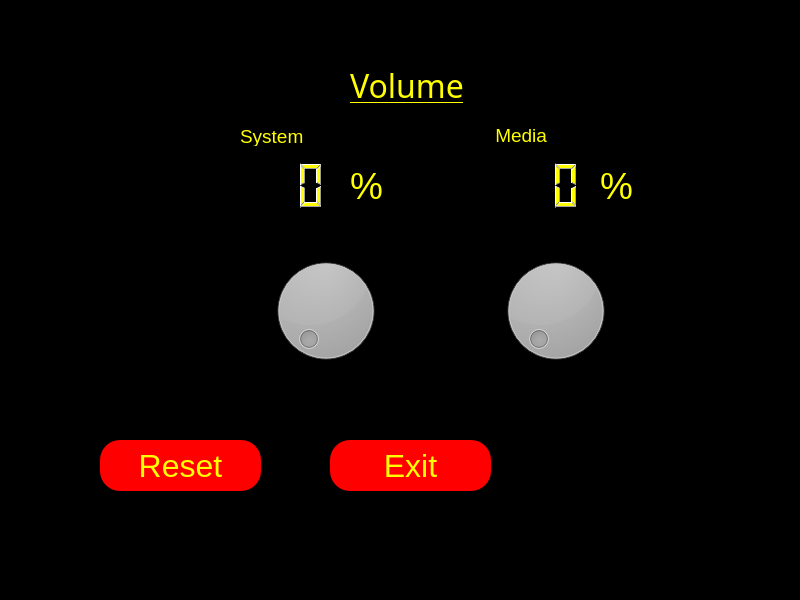
<?xml version="1.0" encoding="UTF-8"?>
<ui version="4.0">
 <class>mainWindow</class>
 <widget class="QMainWindow" name="mainWindow">
  <property name="geometry">
   <rect>
    <x>0</x>
    <y>0</y>
    <width>800</width>
    <height>600</height>
   </rect>
  </property>
  <property name="windowTitle">
   <string>Volume regulator</string>
  </property>
  <property name="windowOpacity">
   <double>200.000000000000000</double>
  </property>
  <property name="styleSheet">
   <string notr="true">background:magneta;
color:yellow;</string>
  </property>
  <widget class="QWidget" name="centralwidget">
   <widget class="QDial" name="dial">
    <property name="geometry">
     <rect>
      <x>260</x>
      <y>250</y>
      <width>131</width>
      <height>121</height>
     </rect>
    </property>
    <property name="styleSheet">
     <string notr="true">background:magneta;
color:yellow;</string>
    </property>
   </widget>
   <widget class="QLCDNumber" name="lcdNumber">
    <property name="geometry">
     <rect>
      <x>190</x>
      <y>160</y>
      <width>141</width>
      <height>51</height>
     </rect>
    </property>
   </widget>
   <widget class="QLabel" name="label">
    <property name="geometry">
     <rect>
      <x>350</x>
      <y>60</y>
      <width>121</width>
      <height>51</height>
     </rect>
    </property>
    <property name="font">
     <font>
      <family>MV Boli</family>
      <pointsize>24</pointsize>
      <underline>true</underline>
      <strikeout>false</strikeout>
     </font>
    </property>
    <property name="text">
     <string>Volume</string>
    </property>
   </widget>
   <widget class="QLCDNumber" name="lcdNumber_3">
    <property name="geometry">
     <rect>
      <x>450</x>
      <y>160</y>
      <width>131</width>
      <height>51</height>
     </rect>
    </property>
   </widget>
   <widget class="QLabel" name="label_2">
    <property name="geometry">
     <rect>
      <x>350</x>
      <y>160</y>
      <width>47</width>
      <height>51</height>
     </rect>
    </property>
    <property name="font">
     <font>
      <pointsize>28</pointsize>
     </font>
    </property>
    <property name="text">
     <string>%</string>
    </property>
   </widget>
   <widget class="QLabel" name="label_3">
    <property name="geometry">
     <rect>
      <x>600</x>
      <y>160</y>
      <width>47</width>
      <height>51</height>
     </rect>
    </property>
    <property name="font">
     <font>
      <pointsize>28</pointsize>
     </font>
    </property>
    <property name="text">
     <string>%</string>
    </property>
   </widget>
   <widget class="QDial" name="dial_2">
    <property name="geometry">
     <rect>
      <x>490</x>
      <y>250</y>
      <width>131</width>
      <height>121</height>
     </rect>
    </property>
    <property name="styleSheet">
     <string notr="true">background:magneta;
color:yellow;</string>
    </property>
   </widget>
   <widget class="QLabel" name="label_4">
    <property name="geometry">
     <rect>
      <x>490</x>
      <y>125</y>
      <width>111</width>
      <height>21</height>
     </rect>
    </property>
    <property name="font">
     <font>
      <pointsize>14</pointsize>
     </font>
    </property>
    <property name="text">
     <string> Media</string>
    </property>
   </widget>
   <widget class="QLabel" name="label_5">
    <property name="geometry">
     <rect>
      <x>240</x>
      <y>126</y>
      <width>71</width>
      <height>20</height>
     </rect>
    </property>
    <property name="font">
     <font>
      <pointsize>14</pointsize>
     </font>
    </property>
    <property name="text">
     <string>System</string>
    </property>
   </widget>
   <widget class="QPushButton" name="pushButton">
    <property name="geometry">
     <rect>
      <x>330</x>
      <y>440</y>
      <width>161</width>
      <height>51</height>
     </rect>
    </property>
    <property name="font">
     <font>
      <pointsize>24</pointsize>
     </font>
    </property>
    <property name="styleSheet">
     <string notr="true">background:red;
border-radius:20px;</string>
    </property>
    <property name="text">
     <string>Exit</string>
    </property>
   </widget>
   <widget class="QPushButton" name="pushButton_2">
    <property name="geometry">
     <rect>
      <x>100</x>
      <y>440</y>
      <width>161</width>
      <height>51</height>
     </rect>
    </property>
    <property name="font">
     <font>
      <pointsize>24</pointsize>
     </font>
    </property>
    <property name="styleSheet">
     <string notr="true">background:red;
border-radius:20px;</string>
    </property>
    <property name="text">
     <string>Reset</string>
    </property>
   </widget>
  </widget>
  <widget class="QMenuBar" name="menubar">
   <property name="geometry">
    <rect>
     <x>0</x>
     <y>0</y>
     <width>800</width>
     <height>21</height>
    </rect>
   </property>
  </widget>
  <widget class="QStatusBar" name="statusbar"/>
 </widget>
 <resources/>
 <connections>
  <connection>
   <sender>dial</sender>
   <signal>sliderMoved(int)</signal>
   <receiver>lcdNumber</receiver>
   <slot>display(int)</slot>
   <hints>
    <hint type="sourcelabel">
     <x>323</x>
     <y>296</y>
    </hint>
    <hint type="destinationlabel">
     <x>330</x>
     <y>214</y>
    </hint>
   </hints>
  </connection>
  <connection>
   <sender>dial_2</sender>
   <signal>sliderMoved(int)</signal>
   <receiver>lcdNumber_3</receiver>
   <slot>display(int)</slot>
   <hints>
    <hint type="sourcelabel">
     <x>556</x>
     <y>323</y>
    </hint>
    <hint type="destinationlabel">
     <x>565</x>
     <y>220</y>
    </hint>
   </hints>
  </connection>
  <connection>
   <sender>pushButton</sender>
   <signal>clicked()</signal>
   <receiver>mainWindow</receiver>
   <slot>close()</slot>
   <hints>
    <hint type="sourcelabel">
     <x>351</x>
     <y>490</y>
    </hint>
    <hint type="destinationlabel">
     <x>243</x>
     <y>469</y>
    </hint>
   </hints>
  </connection>
  <connection>
   <sender>pushButton_2</sender>
   <signal>pressed()</signal>
   <receiver>lcdNumber</receiver>
   <slot>update()</slot>
   <hints>
    <hint type="sourcelabel">
     <x>165</x>
     <y>476</y>
    </hint>
    <hint type="destinationlabel">
     <x>200</x>
     <y>215</y>
    </hint>
   </hints>
  </connection>
 </connections>
</ui>
